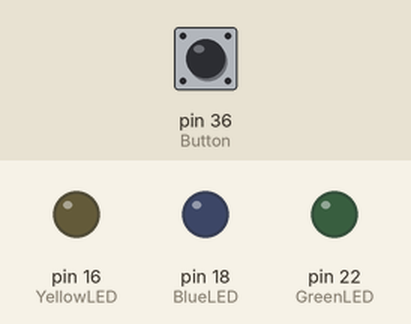
Bench run of a program on a simulated Raspberry Pi (header pin numbers). On the bench: output pins drawn as LEDs (lit = HIGH). Dashed ring = blinking. The inputs (shaded band) are chosen by the test bench; at power-on: pin 36 (Button) HIGH.

Above: at 1.2 s.
1.3 s: pin 36 (Button) pulled LOW for 3.2 s
At 2.1 s:
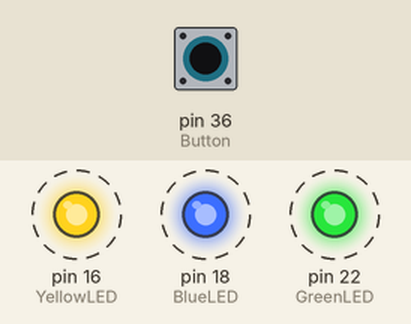
6.3 s: pin 36 (Button) pulled LOW for 0.15 s
At 7.4 s:
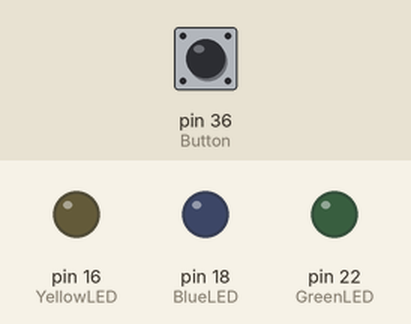
Timing chart, 0 to 9.3 s (numbered marks = the images above; inputs shaded):
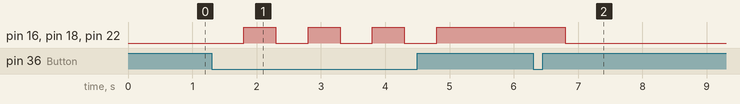

Measured:
- after the input at 1.3 s, pin 16 (YellowLED), pin 18 (BlueLED), pin 22 (GreenLED): alternates HIGH for 0.50 s and LOW for 0.50 s, 7 changes in all, then stays HIGH, starting after 0.50 s
- after the input at 6.3 s, pin 16 (YellowLED), pin 18 (BlueLED), pin 22 (GreenLED): HIGH → LOW after 0.50 s

The program:

buttonLED.py
```python
import RPi.GPIO as GPIO
import time
GPIO.setmode(GPIO.BOARD)
GPIO.setwarnings(False)
Button = 36
YellowLED = 16
BlueLED = 18
GreenLED = 22
flag = 0

GPIO.setup(Button, GPIO.IN, pull_up_down = GPIO.PUD_UP)
GPIO.setup(YellowLED, GPIO.OUT)
GPIO.setup(BlueLED, GPIO.OUT)
GPIO.setup(GreenLED, GPIO.OUT)


while True:
	button_state = GPIO.input(Button)
	#print (button_state)
	if button_state == 0:
		time.sleep(0.5)
		if flag == 0:
			flag = 1
		else:
			flag = 0

	if flag == 1:
		GPIO.output(YellowLED, GPIO.HIGH)
		GPIO.output(BlueLED, GPIO.HIGH)
		GPIO.output(GreenLED, GPIO.HIGH)
	else:
		GPIO.output(YellowLED, GPIO.LOW)
		GPIO.output(BlueLED, GPIO.LOW)
		GPIO.output(GreenLED, GPIO.LOW)
```
